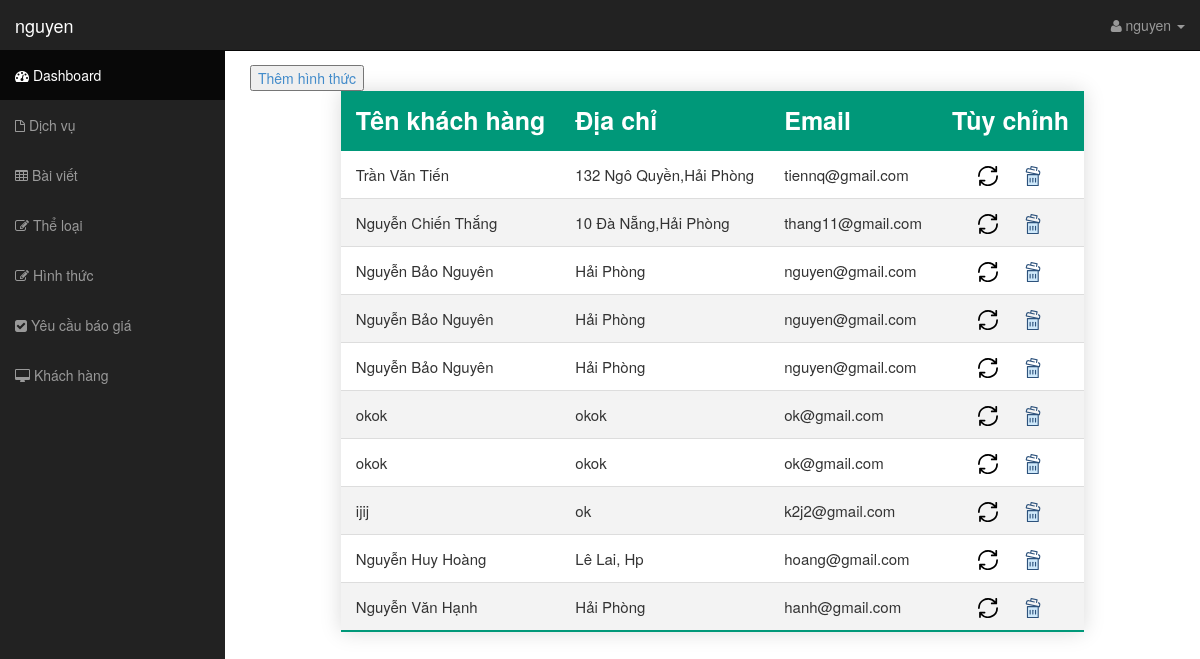
The page /controller/admin.php?view=khachhang (signed in) on the database as committed earlier.
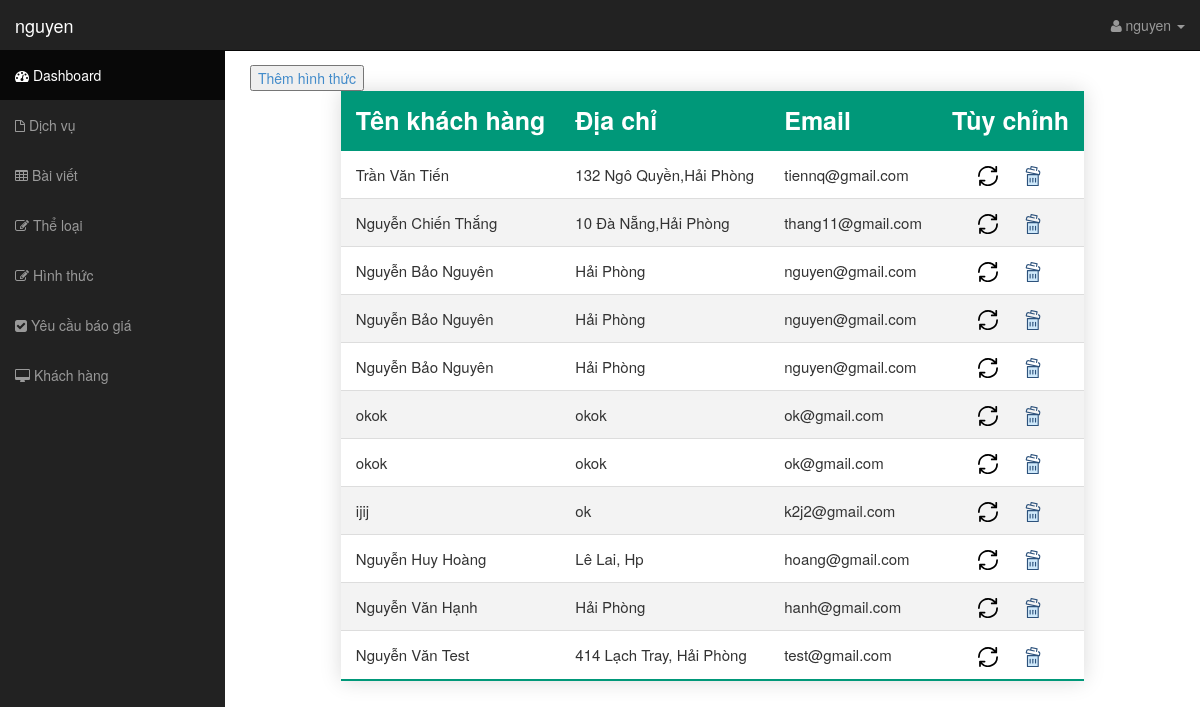
The same page on the database as committed later.
### tables this page shows
CREATE TABLE `khachhang` (
  `makh` int(11) NOT NULL,
  `tenkhachhang` varchar(255) NOT NULL,
  `diachi` varchar(255) NOT NULL,
  `email` varchar(100) NOT NULL
);

### controller/admin.php (called while the page is built)
<?php
include "../view/admin/header.php";
include "../view/admin/admin.php";
include "../view/admin/footer.php";
?>

### model/thuvien.php (called while the page is built, shortened)
<?php
function showDatabase($pdo, $table) {
	$select = "SELECT * FROM $table";
	$stmt = $pdo->prepare($select);
	$stmt->execute();
	$element = $stmt->fetchAll(PDO::FETCH_ASSOC);
	return $element;
}
?>

### view/admin/khachhang.php (the view)
<div>
    <button>
        <a href="../controller/them_ht.php">Thêm hình thức</a>
    </button>
</div>
<table class="styled-table">
    <thead>
        <tr>
            <th>Tên khách hàng</th>
            <th>Địa chỉ</th>
            <th>Email</th>
            <th>Tùy chỉnh</th>
        </tr>
    </thead>
    <tbody>
        <?php
            $table = "khachhang";
            $row = showDatabase($pdo, $table);
            foreach ($row as $value) {
        ?>
            <tr>
                <td><?php echo $value['tenkhachhang'];?></td>
                <td><?php echo $value['diachi'];?></td>
                <td><?php echo $value['email'];?></td>
                <td class="option">
                    <a class="update" href="../controller/sua_kh.php?makh=<?php echo $value['makh'];?>" value="">
                        <img src="../view/images/icon/update.svg" title="<?php echo $value['makh'];?>" alt="Cập nhật">
                    </a>
                    <a href="../controller/xoa_kh.php?makh=<?php echo $value['makh'];?>">
                        <img src="../view/images/icon/delete.svg" title="Xóa" alt="Xóa">
                    </a>
                </td>
            </tr>
        <?php } ?>
    </tbody>
</table>

Rows that differ between the two databases and show on the page:
added khachhang: tenkhachhang "Nguyễn Văn Test", diachi "414 Lạch Tray, Hải Phòng", email "test@gmail.com"
